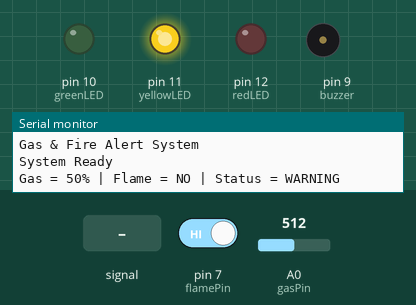
This sketch was run on a simulated Arduino Uno, built with avr-gcc and run on an emulated ATmega328P. Parts: output pins drawn as LEDs (lit = HIGH), buzzer (waves = sounding), the last lines printed to the serial monitor. Inputs (shaded band) come from the test bench; at power-on: A0 (gasPin) = 512, pin 7 (flamePin) HIGH.

Above: at 1.2 s.
1.3 s: A0 (gasPin) set to 607
4.3 s: A0 (gasPin) set to 639
At 5.2 s:
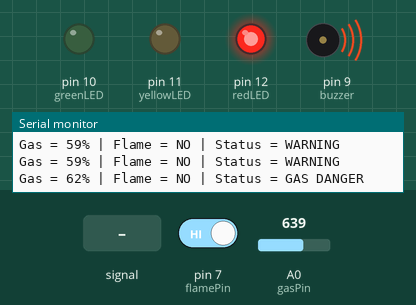
5.8 s: A0 (gasPin) fed a 200 Hz sine of ±81 counts around its level
At 7.1 s:
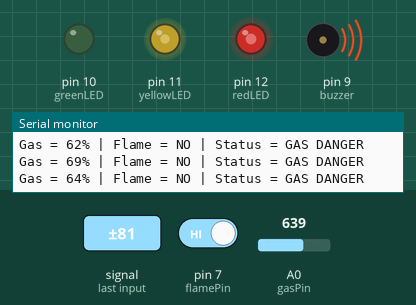
8.8 s: pin 7 (flamePin) driven LOW
At 14.7 s:
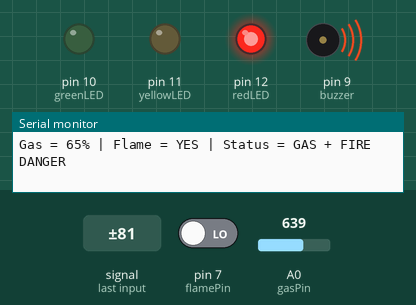
14.8 s: A0 (gasPin) set to 716
Timing chart, 0 to 17.3 s (numbered marks = the images above; inputs shaded):
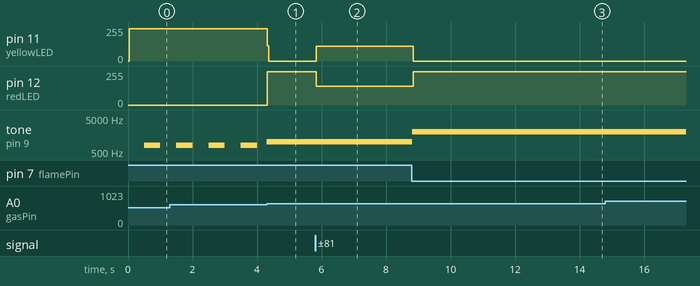

The sketch:

Gas_Fire_Alert.ino
```cpp
// Gas & Fire Alert System
// Arduino UNO

const int gasPin = A0;
const int flamePin = 7;

const int greenLED = 10;
const int yellowLED = 11;
const int redLED = 12;

const int buzzer = 9;

unsigned long previousMillis = 0;
unsigned long serialMillis = 0;

bool buzzerState = false;

void setup() {
  pinMode(flamePin, INPUT_PULLUP);

  pinMode(greenLED, OUTPUT);
  pinMode(yellowLED, OUTPUT);
  pinMode(redLED, OUTPUT);
  pinMode(buzzer, OUTPUT);

  Serial.begin(9600);

  Serial.println("Gas & Fire Alert System");
  Serial.println("System Ready");
}

void loop() {

  int gasValue = analogRead(gasPin);
  int gasPercent = map(gasValue, 0, 1023, 0, 100);

  // Slide switch:
  // OFF = HIGH = No Flame
  // ON  = LOW  = Flame
  bool flameDetected = !digitalRead(flamePin);

  unsigned long currentMillis = millis();

  digitalWrite(greenLED, LOW);
  digitalWrite(yellowLED, LOW);
  digitalWrite(redLED, LOW);

  // GAS + FIRE
  if (gasPercent > 60 && flameDetected) {

    digitalWrite(redLED, HIGH);
    tone(buzzer, 2000);

  }

  // FIRE ONLY
  else if (flameDetected) {

    digitalWrite(redLED, HIGH);

    if (currentMillis - previousMillis >= 250) {
      previousMillis = currentMillis;
      buzzerState = !buzzerState;

      if (buzzerState)
        tone(buzzer, 1800);
      else
        noTone(buzzer);
    }

  }

  // GAS DANGER
  else if (gasPercent > 60) {

    digitalWrite(redLED, HIGH);
    tone(buzzer, 1000);

  }

  // WARNING
  else if (gasPercent >= 30) {

    digitalWrite(yellowLED, HIGH);

    if (currentMillis - previousMillis >= 500) {
      previousMillis = currentMillis;
      buzzerState = !buzzerState;

      if (buzzerState)
        tone(buzzer, 800);
      else
        noTone(buzzer);
    }

  }

  // SAFE
  else {

    digitalWrite(greenLED, HIGH);
    noTone(buzzer);

  }

  // Print every second
  if (currentMillis - serialMillis >= 1000) {

    serialMillis = currentMillis;

    Serial.print("Gas = ");
    Serial.print(gasPercent);
    Serial.print("% | Flame = ");

    if (flameDetected)
      Serial.print("YES");
    else
      Serial.print("NO");

    Serial.print(" | Status = ");

    if (gasPercent > 60 && flameDetected)
      Serial.println("GAS + FIRE DANGER");
    else if (flameDetected)
      Serial.println("FIRE DANGER");
    else if (gasPercent > 60)
      Serial.println("GAS DANGER");
    else if (gasPercent >= 30)
      Serial.println("WARNING");
    else
      Serial.println("SAFE");
  }
}
```

Measured:
- the behaviour switches between 624 and 625 on A0 (gasPin) (found by bisection; images 0 and 1)
- after the input at 4.3 s, pin 11 (yellowLED): 243/255 → 0/255 at once; pin 12 (redLED): 0/255 → 250/255 at once
- after the input at 5.8 s, pin 11 (yellowLED): 0/255 → 110/255 at once; pin 12 (redLED): 250/255 → 140/255 at once
- after the input at 8.8 s, pin 11 (yellowLED): 110/255 → 0/255 at once; pin 12 (redLED): 140/255 → 249/255 at once; tone on pin 9 (buzzer): 1000 Hz → 2000 Hz at once
- by itself, tone on pin 9 (buzzer): alternates 800 Hz for 0.50 s and silent for 0.50 s
